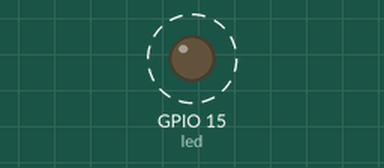
Recording of a program running on a simulated ESP32 board running MicroPython. On the bench: output pins drawn as LEDs (lit = HIGH). Dashed ring = blinking.

Above: at 0.5 s.
Timing chart, 0 to 4.6 s (numbered marks = the images above):
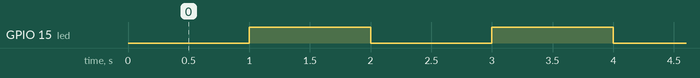

The program:

led.py
```python
from machine import Timer
from machine import Pin

led = Pin(15, Pin.OUT)
count = 0

def led_blink(t):
    global count
    count += 1
    led.value(count % 2)

tim0 = Timer(0)
tim0.init(period = 1000, mode = Timer.PERIODIC, callback = led_blink)
# tim0.init(period = 1000, mode = Timer.PERIODIC, callback = lambda t: print(t))
```

Measured:
- by itself, GPIO 15 (led): alternates HIGH for 1.0 s and LOW for 1.0 s
